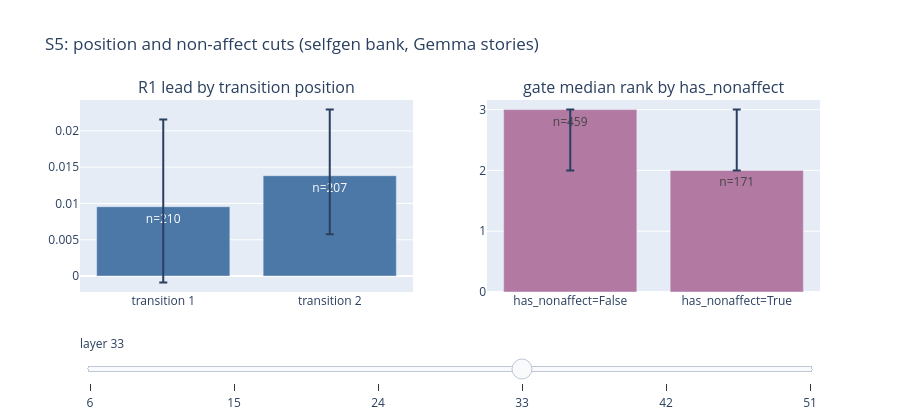

Write notebook code for a chart like this one.
### Markdown cell above
## S5 — Position and non-affect triples

Two smaller cuts. First transition vs second transition: the second boundary
has more context behind it and sits nearer the end of the story. And triples
flagged `has_nonaffect` mix an emotion with a non-affect concept, which should
be harder for a purely affective probe bank.

### Code cell
# this cell splits gate rank and R1 lead by transition position and by the
# has_nonaffect triple flag, selfgen bank, primary arm
ranks, _, prows = gate_ranks("it_v2", "selfgen")
leads, trows = true_leads("it_v2", "selfgen")
S5 = {}
fig = make_subplots(rows=1, cols=2, subplot_titles=[
    "R1 lead by transition position", "gate median rank by has_nonaffect",
])
for li, layer in enumerate(LAYERS):
    pos = {}
    for k in [1, 2]:
        idx = [i for i, r in enumerate(trows) if r["transition_index"] == k]
        ci = cluster_boot_ci(leads[idx, li], [trows[i]["triple_id"] for i in idx])
        pos[f"transition {k}"] = (float(leads[idx, li].mean()), ci, len(idx))
    na = {}
    for flag in [False, True]:
        idx = [i for i, r in enumerate(prows) if HAS_NONAFFECT[r["triple_id"]] == flag]
        ci = cluster_boot_ci(ranks[idx, li], [prows[i]["triple_id"] for i in idx], np.median)
        na[f"has_nonaffect={flag}"] = (float(np.median(ranks[idx, li])), ci, len(idx))
    S5[layer] = {"position": pos, "nonaffect": na}
    fig.add_trace(go.Bar(
        x=list(pos), y=[pos[k][0] for k in pos], marker_color="#4c78a8",
        error_y=dict(array=[pos[k][1][1] - pos[k][0] for k in pos],
                     arrayminus=[pos[k][0] - pos[k][1][0] for k in pos]),
        text=[f"n={pos[k][2]}" for k in pos], showlegend=False,
    ), row=1, col=1)
    fig.add_trace(go.Bar(
        x=list(na), y=[na[k][0] for k in na], marker_color="#b279a2",
        error_y=dict(array=[na[k][1][1] - na[k][0] for k in na],
                     arrayminus=[na[k][0] - na[k][1][0] for k in na]),
        text=[f"n={na[k][2]}" for k in na], showlegend=False,
    ), row=1, col=2)
fig.update_layout(height=420, title="S5: position and non-affect cuts (selfgen bank, Gemma stories)")
layer_slider(fig, traces_per_layer=2)
fig.show()

### Figure 1 — Plotly figure (JSON) as saved in the notebook; plotly's stock layout.template omitted (floating-point values rounded to 4 significant figures)
{"data": [{"error_y": {"array": [0.009211, 0.008291], "arrayminus": [0.008428, 0.007897]}, "marker": {"color": "#4c78a8"}, "showlegend": false, "text": ["n=210", "n=207"], "type": "bar", "visible": false, "x": ["transition 1", "transition 2"], "xaxis": "x", "y": [0.006198, 0.01032], "yaxis": "y"}, {"error_y": {"array": [1.0, 1.0], "arrayminus": [0.0, 0.0]}, "marker": {"color": "#b279a2"}, "showlegend": false, "text": ["n=459", "n=171"], "type": "bar", "visible": false, "x": ["has_nonaffect=False", "has_nonaffect=True"], "xaxis": "x2", "y": [1.0, 1.0], "yaxis": "y2"}, {"error_y": {"array": [0.01282, 0.01518], "arrayminus": [0.01397, 0.01422]}, "marker": {"color": "#4c78a8"}, "showlegend": false, "text": ["n=210", "n=207"], "type": "bar", "visible": false, "x": ["transition 1", "transition 2"], "xaxis": "x", "y": [0.003285, 0.008824], "yaxis": "y"}, {"error_y": {"array": [1.0, 0.0], "arrayminus": [1.0, 1.0]}, "marker": {"color": "#b279a2"}, "showlegend": false, "text": ["n=459", "n=171"], "type": "bar", "visible": false, "x": ["has_nonaffect=False", "has_nonaffect=True"], "xaxis": "x2", "y": [3.0, 3.0], "yaxis": "y2"}, {"error_y": {"array": [0.01164, 0.0101], "arrayminus": [0.01206, 0.008617]}, "marker": {"color": "#4c78a8"}, "showlegend": false, "text": ["n=210", "n=207"], "type": "bar", "visible": false, "x": ["transition 1", "transition 2"], "xaxis": "x", "y": [0.00788, 0.0163], "yaxis": "y"}, {"error_y": {"array": [1.0, 0.0], "arrayminus": [0.0, 0.0]}, "marker": {"color": "#b279a2"}, "showlegend": false, "text": ["n=459", "n=171"], "type": "bar", "visible": false, "x": ["has_nonaffect=False", "has_nonaffect=True"], "xaxis": "x2", "y": [1.0, 1.0], "yaxis": "y2"}, {"error_y": {"array": [0.012, 0.009101], "arrayminus": [0.01043, 0.00808]}, "marker": {"color": "#4c78a8"}, "showlegend": false, "text": ["n=210", "n=207"], "type": "bar", "visible": true, "x": ["transition 1", "transition 2"], "xaxis": "x", "y": [0.009555, 0.01382], "yaxis": "y"}, {"error_y": {"array": [0.0, 1.0], "arrayminus": [1.0, 0.0]}, "marker": {"color": "#b279a2"}, "showlegend": false, "text": ["n=459", "n=171"], "type": "bar", "visible": true, "x": ["has_nonaffect=False", "has_nonaffect=True"], "xaxis": "x2", "y": [3.0, 2.0], "yaxis": "y2"}, {"error_y": {"array": [0.009301, 0.01194], "arrayminus": [0.009405, 0.01179]}, "marker": {"color": "#4c78a8"}, "showlegend": false, "text": ["n=210", "n=207"], "type": "bar", "visible": false, "x": ["transition 1", "transition 2"], "xaxis": "x", "y": [0.005839, 0.01077], "yaxis": "y"}, {"error_y": {"array": [0.0, 0.0], "arrayminus": [0.0, 1.0]}, "marker": {"color": "#b279a2"}, "showlegend": false, "text": ["n=459", "n=171"], "type": "bar", "visible": false, "x": ["has_nonaffect=False", "has_nonaffect=True"], "xaxis": "x2", "y": [2.0, 2.0], "yaxis": "y2"}, {"error_y": {"array": [0.007062, 0.01101], "arrayminus": [0.007868, 0.01169]}, "marker": {"color": "#4c78a8"}, "showlegend": false, "text": ["n=210", "n=207"], "type": "bar", "visible": false, "x": ["transition 1", "transition 2"], "xaxis": "x", "y": [0.003942, 0.007481], "yaxis": "y"}, {"error_y": {"array": [0.0, 1.0], "arrayminus": [1.0, 1.0]}, "marker": {"color": "#b279a2"}, "showlegend": false, "text": ["n=459", "n=171"], "type": "bar", "visible": false, "x": ["has_nonaffect=False", "has_nonaffect=True"], "xaxis": "x2", "y": [3.0, 3.0], "yaxis": "y2"}], "layout": {"annotations": [{"font": {"size": 16}, "showarrow": false, "text": "R1 lead by transition position", "x": 0.225, "xanchor": "center", "xref": "paper", "y": 1.0, "yanchor": "bottom", "yref": "paper"}, {"font": {"size": 16}, "showarrow": false, "text": "gate median rank by has_nonaffect", "x": 0.775, "xanchor": "center", "xref": "paper", "y": 1.0, "yanchor": "bottom", "yref": "paper"}], "height": 420, "sliders": [{"active": 3, "currentvalue": {"prefix": "layer "}, "pad": {"t": 40}, "steps": [{"args": [{"visible": [true, true, false, false, false, false, false, false, false, false, false, false]}], "label": "6", "method": "update"}, {"args": [{"visible": [false, false, true, true, false, false, false, false, false, false, false, false]}], "label": "15", "method": "update"}, {"args": [{"visible": [false, false, false, false, true, true, false, false, false, false, false, false]}], "label": "24", "method": "update"}, {"args": [{"visible": [false, false, false, false, false, false, true, true, false, false, false, false]}], "label": "33", "method": "update"}, {"args": [{"visible": [false, false, false, false, false, false, false, false, true, true, false, false]}], "label": "42", "method": "update"}, {"args": [{"visible": [false, false, false, false, false, false, false, false, false, false, true, true]}], "label": "51", "method": "update"}]}], "title": {"text": "S5: position and non-affect cuts (selfgen bank, Gemma stories)"}, "xaxis": {"anchor": "y", "domain": [0.0, 0.45]}, "xaxis2": {"anchor": "y2", "domain": [0.55, 1.0]}, "yaxis": {"anchor": "x", "domain": [0.0, 1.0]}, "yaxis2": {"anchor": "x2", "domain": [0.0, 1.0]}}}
